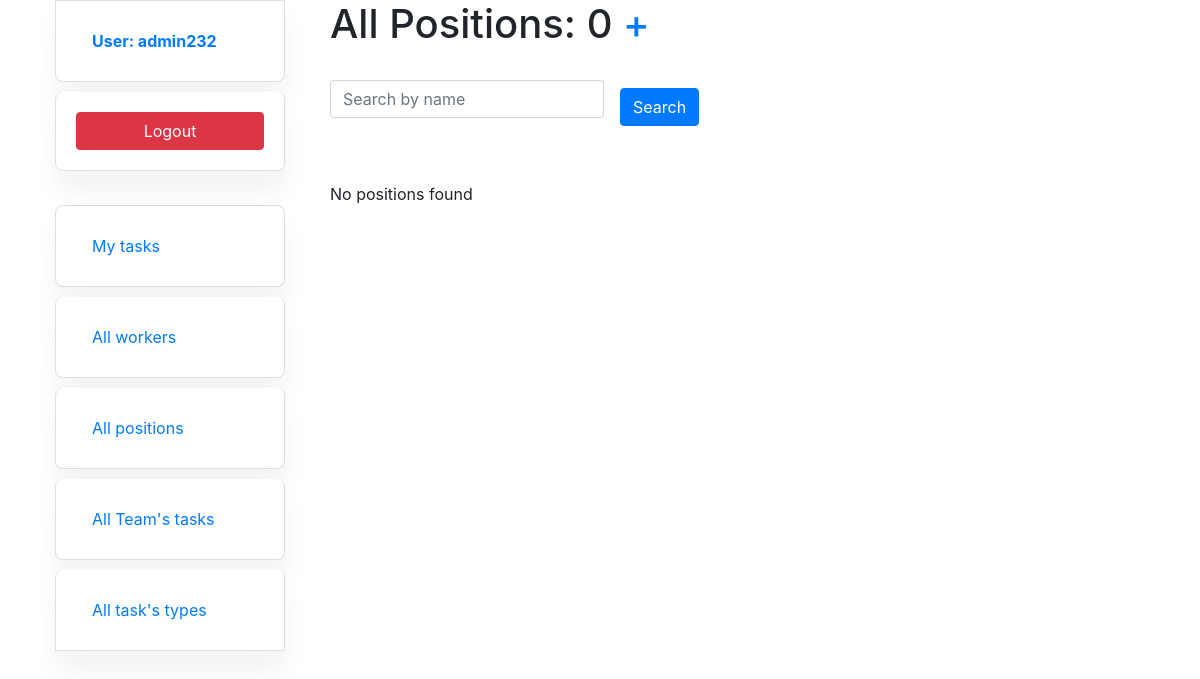
The page /positions/ (signed in) on the database as committed earlier.
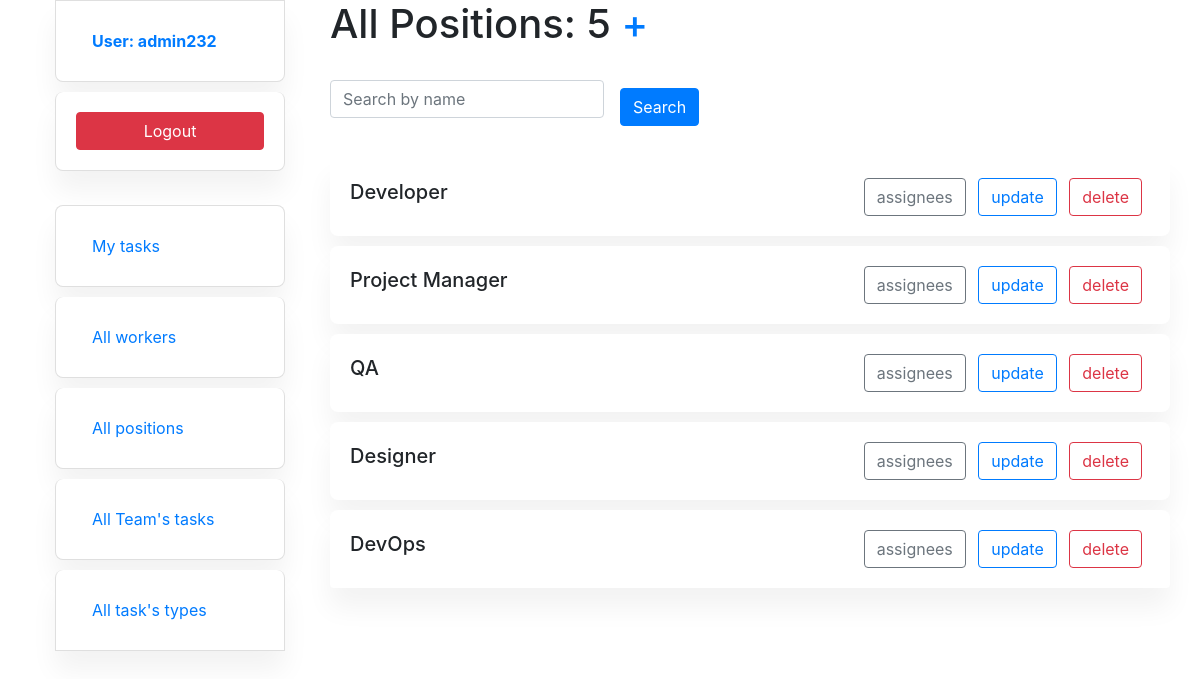
The same page on the database as committed later.
### website/models.py (models this page shows, shortened)
class Position(models.Model):
    name = models.CharField(max_length=255)

### website/views.py (the view)
# urls.py: path("positions/", PositionListView.as_view(), name="positions-list"),
class PositionListView(LoginRequiredMixin, generic.ListView):
    model = Position
    form_class = forms.PositionSearchForm
    context_object_name = "position_list"
    template_name = "website/positions_list.html"
    paginate_by = 5
    def get_context_data(self, *, object_list=None, **kwargs):
        context = super(PositionListView, self).get_context_data(**kwargs)
        name = self.request.GET.get("name")
        context["total_positions_count"] = self.get_queryset().count()
        context["search_form"] = forms.PositionSearchForm(initial={"name": name})
        return context
    def get_queryset(self):
        queryset = Position.objects.all()
        form = forms.PositionSearchForm(self.request.GET)
        if form.is_valid():
            queryset = queryset.filter(name__icontains=form.cleaned_data["name"])
        return queryset

### website/forms.py
class PositionSearchForm(forms.Form):
    name = forms.CharField(
        max_length=255,
        required=False,
        label="",
        widget=forms.TextInput(attrs={"placeholder": "Search by name"}),
    )

### templates/website/positions_list.html (shortened to what this page needs)
{% extends "website/base.html" %}
{% load crispy_forms_filters %}
{% block style %}
  {% load static %}
  <link rel="stylesheet" href="{% static 'css/positions_list.css' %}">
{% endblock %}
{% block content %}
  <div class="container">
    <h1>All Positions: {{ total_positions_count }} <a href="{% url 'website:position-create' %}">+</a></h1>
    <br>
    <form action="" method="get" class="form-inline">
      {{ search_form|crispy }}
      <input type="submit" value="Search" class="btn btn-primary ml-3">
    </form>
    <br>
    {% if position_list %}
      <div class="row">
        <div class="col">
          <ul class="list-group">
            {% for position in position_list %}
              <li class="list-group-item custom-card d-flex justify-content-between align-items-center">
                <h5>{{ position.name }}</h5>
                <p>
                  <a href="{% url 'website:position-detail' pk=position.id %}" class="btn btn-outline-secondary mr-2">assignees</a>
                  <a href="{% url 'website:position-update' pk=position.id %}" class="btn btn-outline-primary mr-2">update</a>
                  <a href="{% url 'website:position-delete' pk=position.id %}" class="btn btn-outline-danger mr-2">delete</a>
                </p>
              </li>
            {% endfor %}
          </ul>
        </div>
      </div>
    {% else %}
      <br>
      <p>No positions found</p>
    {% endif %}
  </div>
{% endblock %}

Rows that differ between the two databases and show on the page:
added Position: name "Developer"
added Position: name "Project Manager"
added Position: name "QA"
added Position: name "Designer"
added Position: name "DevOps"
Other text that changed with them:
{{ total_positions_count }}: "0" → "5"
text no longer shown: "No positions found"
